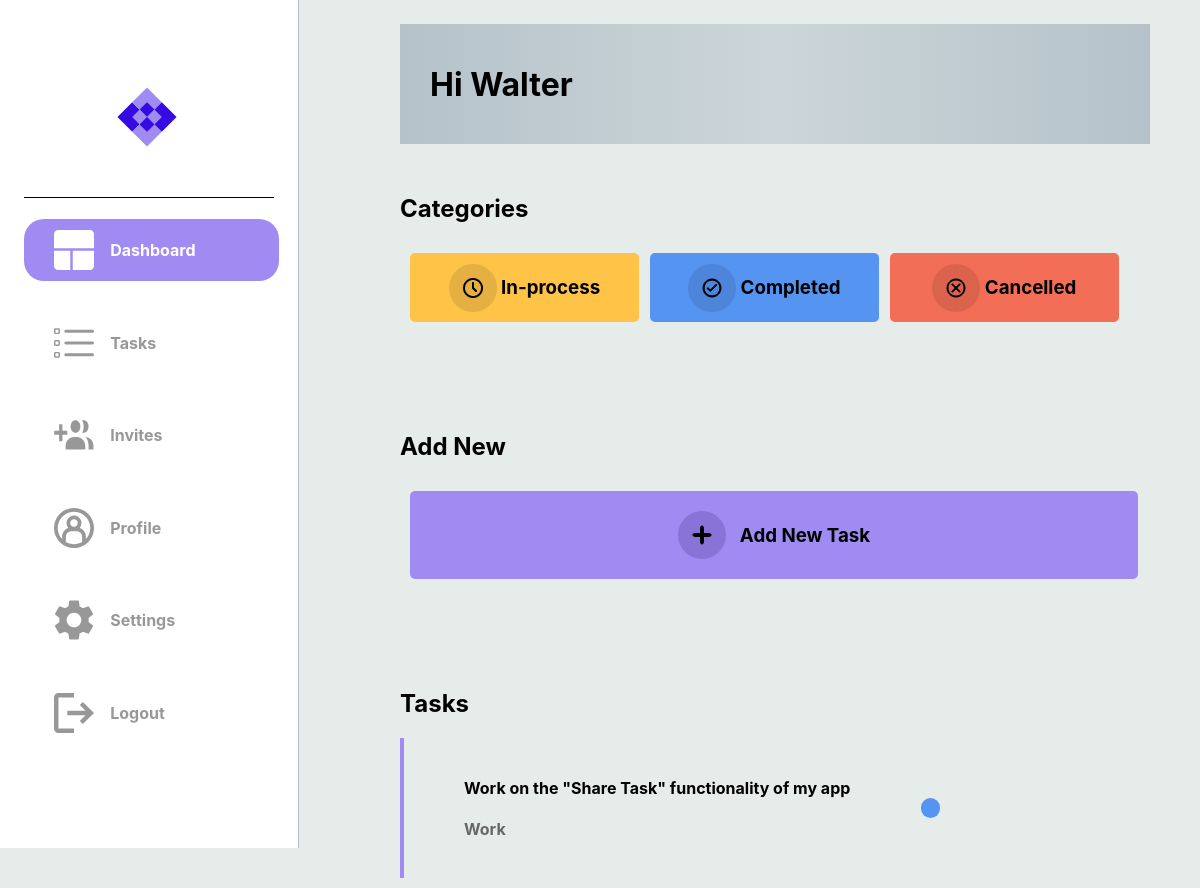
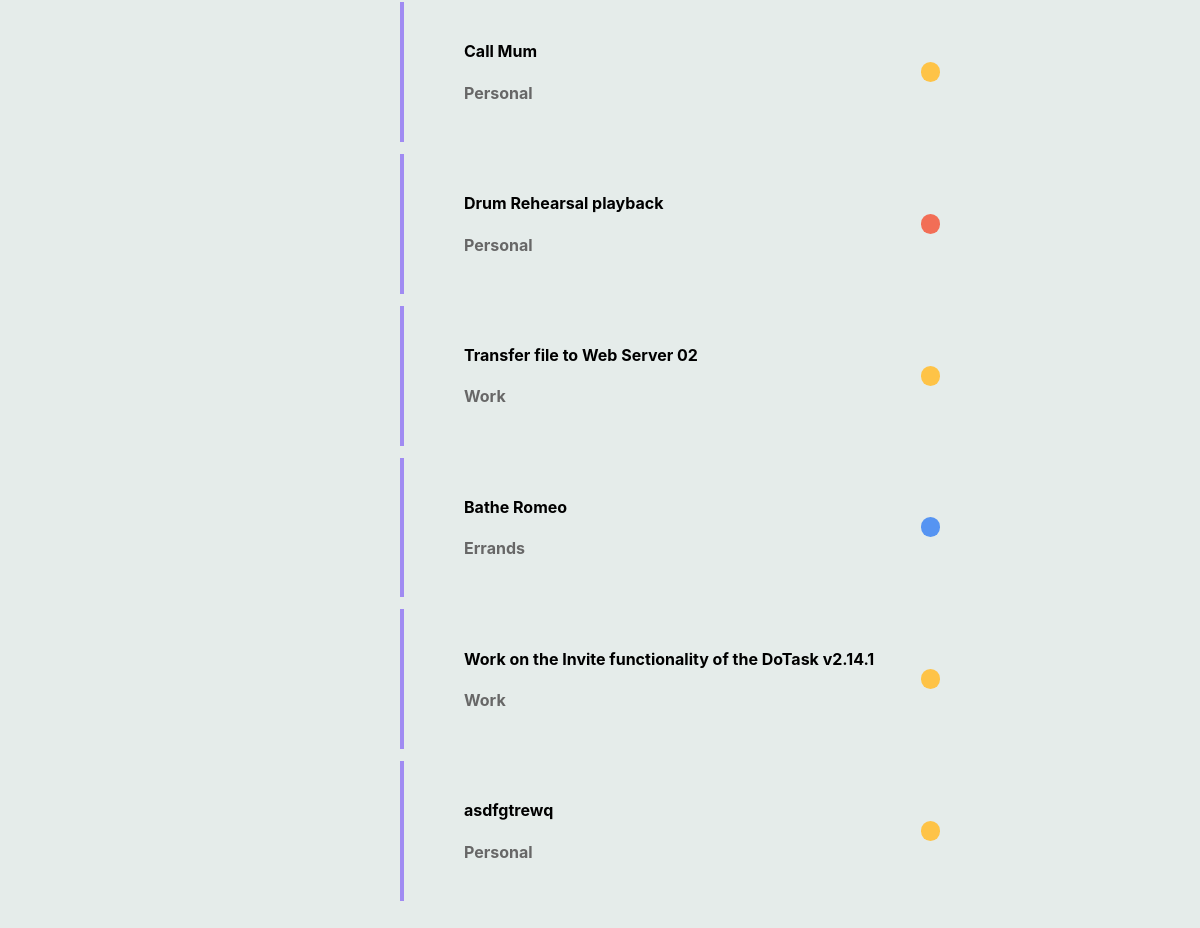
The page /dashboard (signed in) on the database its author committed (2 pictures, top to bottom).
### dotask/models.py (models this page shows)
class User(db.Model, UserMixin):
    __tablename__ = "user"
    id = db.Column(db.Integer, primary_key=True)
    email = db.Column(db.String(50), nullable=False, unique=True)
    password = db.Column(db.String(30), nullable=False)
    username = db.Column(db.String(30), nullable=False, unique=True)
    first_name = db.Column(db.String(30), nullable=False)
    last_name = db.Column(db.String(30), nullable=False)
    assigned_tasks = relationship('Task', secondary=user_task, backref='assigned_to')

class Task(db.Model):
    __tablename__ = "task"
    id = db.Column(db.Integer, primary_key=True)
    title = db.Column(db.String(100), nullable=False)
    description = db.Column(db.String(400), nullable=False)
    due_date = db.Column(db.Date, nullable=False)
    status = db.Column(Enum(TaskStatus))
    tag = db.Column(Enum(TaskTag))
    users = relationship('User', secondary=user_task, backref='tasks')

### dotask/routes.py (the view)
@app.route("/dashboard")
@login_required
def hello_dashboard():
    try:
        tasks = current_user.tasks
        if tasks:
            return render_template("dashboard.html", tasks=tasks)
        else:
            return render_template("dashboard.html")
    except:
        error_message = "An error occurred while retrieving tasks."
        return render_template("dashboard.html", error_message=error_message)

### dotask/routes.py (called while the page is built)
@app.after_request
def after_request(response):
    response.headers["Cache-Control"] = "no-cache, no-store, must-revalidate"
    return response

@login_manager.user_loader
def load_user(user_id):
    return User.query.get(user_id)

### dotask/templates/dashboard.html (shortened to what this page needs)
<!DOCTYPE html>
<html lang="en">
<head>
    {% extends "layout.html" %}
    {% block head %}
        <link rel="stylesheet" {% block css_tab_colour %} href="../static/page_css_folder/dashboard.css" {% endblock %}/>
    {% endblock %}
    {% block dash_image_colour %}
    <a class="a1" href="{{ url_for('hello_dashboard') }}">
    <div id="logos">
        <img class="imgs" src="../static/dashboard_active.svg">
        <h4 class="sidebar-text">Dashboard</h4>
    </div>
    </a>
    {% endblock dash_image_colour %}
    {% block nav_title %}
    <div class="nav_title">
        <h1>Hi {{ current_user.first_name }}</h1>
    </div>
    {% endblock nav_title %}
    {% block categories %}
    <h2>Categories</h2>
    <div class="cate">
        <a href="{{ url_for('hello_in_process_tasks') }}">
            <div class="cate-container-1">
                <img src="../static/in_process.png">
                <h3>In-process</h3>
            </div>
        </a>
        <a href="{{ url_for('hello_completed_tasks') }}">
            <div class="cate-container-2">
                <img src="../static/completed.svg">
                <h3>Completed</h3>
            </div>
        </a>
        <a href="{{ url_for('hello_cancelled_tasks') }}">
            <div class="cate-container-3">
                <img src="../static/cancelled.svg">
                <h3>Cancelled</h3>
            </div>
        </a>
    </div>
    {% endblock categories %}
    {% block add_task %}
    <h2>Add New</h2>
    <div class="cate">
        <a href="{{ url_for('hello_new_task') }}">
            <div class="cate-container-4">
                <img src="../static/add_task.svg">
                <h3>Add New Task</h3>
            </div>
        </a>
    </div>
    {% endblock add_task %}
    {% block tasks %}
        <h2>Tasks</h2>
        {% if tasks %}
            {% for task in tasks %}
            <a href="{{ url_for('hello_each_task', task_id=task['id']) }}">
            <div class="message-box">
                <div class="message">
                    <h4> {{ task['title'] }} </h4>
                    <h4 style="color: #676767;"> {{ task.tag.name }} </h4>
                </div>
                <div class="message-dot {% if task.status.name == 'In_Progress' %}progress-task
                    {% elif task.status.name == 'Completed' %}completed-task
                    {% elif task.status.name == 'Cancelled' %}cancelled-task
                    {% else %}unknown-task
                    {% endif %}">
                </div>
            </div>
            </a>
            {% endfor %}
            {% else %}
                <div class="message-box">
                    <div class="message">
                        <h2>No Tasks Yet</h2>
                    </div>
                </div>
        {% endif %}
    {% endblock tasks %}

### dotask/templates/layout.html (shortened to what this page needs)
<!DOCTYPE html>
<html lang="en">
<head>
    <link rel="stylesheet" type="text/css" href="../static/fonts.css">
    <link rel="stylesheet" href="../static/layout.css" />
    {% block head %}{% endblock %}
</head>
<body>
    <div class="sidebar">
        <div id="logo">
            <img src="../static/Logo.svg" height="60px" width="60px">
        </div>
        <div>
            {% block dash_image_colour %}{% endblock dash_image_colour %}
        </div>
        <div>
            {% block task_image_colour %}
            <a class="a2" href="{{ url_for('hello_tasks') }}">
            <div id="logos">
                <img class="imgs" src="../static/tasks.svg">
                <h4 class="sidebar-text">Tasks</h4>
            </div>
            </a>
            {% endblock task_image_colour %}
        </div>
        <div>
            {% block invites_image_colour %}
            <a class="a5" href="{{ url_for('hello_invites') }}">
            <div id="logos">
                <img class="imgs" src="../static/invites.svg">
                <h4 class="sidebar-text">Invites</h4>
            </div>
            </a>
            {% endblock invites_image_colour %}
        </div>
        <div>
            {% block profile_image_colour %}
            <a class="a3" href="{{ url_for('hello_profile') }}">
            <div id="logos">
                <img class="imgs" src="../static/profile.svg">
                <h4 class="sidebar-text">Profile</h4>
            </div>
            </a>
            {% endblock profile_image_colour %}
        </div>
        <div>
            {% block settings_image_colour %}
            <a class="a4" href="{{ url_for('hello_settings') }}">
            <div id="logos">
                <img class="imgs" src="../static/settings.svg">
                <h4 class="sidebar-text">Settings</h4>
            </div>
            </a>
            {% endblock settings_image_colour %}
        </div>
        <div>
            <a href="{{ url_for('hello_logout') }}">
            <div id="logos">
                <img class="imgs" src="../static/logout.svg">
                <h4 class="sidebar-text">Logout</h4>
            </div>
            </a>
        </div>
    </div>
    <div id="content">
        {% block nav_title %}
        {% endblock nav_title %}
        {% block categories %}
        {% endblock categories %}
        {% block add_task %}
        {% endblock add_task %}
        {% block tasks %}
        {% endblock tasks %}
    </div>
</body>
</html>

### dotask/static/layout.css (style rules this page uses)
@media (min-width: 768px) { body { margin: auto; padding-bottom: 10vh; background-color: #E5ECEA; display: flex; font-family: inter; } }
@media (min-width: 768px) { .sidebar { width: 250px; height: 100vh; padding: 2%; background-color: #FFFFFF; border-right: 1px #B5C2CA solid; position: fixed; display: block; justify-content: space-evenly; align-items: top; } }
@media (min-width: 768px) { .sidebar > div:nth-child(1) { display: none; } }
@media (min-width: 768px) { .sidebar > div { width: 100%; height: 10%; margin: 5% auto; border-radius: 20px; display: flex; justify-content: start; align-items: center; font-family: inter; } }
@media (min-width: 768px) { a { text-decoration: none; color: black; } }
@media (min-width: 768px) { .sidebar > div > a { width: 90%; text-decoration: none; } }
@media (min-width: 768px) { .sidebar > div > a > div { width: 100%; height: 10%; padding-left: 30px; margin: 5% auto; border-radius: 20px; } }
@media (min-width: 768px) { #logo { width: 100%; height: 20%; display: flex; justify-content: center; border-radius: 0px; border-bottom: 1px black solid; } }
@media (min-width: 768px) { #logos { width: 100%; display: grid; grid-template-columns: 1fr 3fr; align-items: center; } }
@media (min-width: 768px) { .sidebar-text { color: #989898; font-size: 1rem; } }
@media (min-width: 768px) { .imgs { height: 40px; width: 40px; } }
@media (min-width: 768px) { #content { width: 600px; display: block; margin-top: 2%; padding-left: 400px; } }

### dotask/static/page_css_folder/dashboard.css (style rules this page uses)
@media (min-width: 768px) { .a1 > div { background-color: #A08BF2; width: 100%; height: 10%; padding-left: 30px; margin: 5% auto; border-radius: 20px; color: white; } }
@media (min-width: 768px) { .a1 > div > h4 { color: white; } }
@media (min-width: 768px) { .a1 > div > img { fill: #FFFFFF; } }
@media (min-width: 768px) { .nav_title { padding-left: 5%; margin-bottom: 50px; background-image: linear-gradient(to right, #B5C2CA , #CCD6D9, #B5C2CA); display: flex; justify-content: start; align-items: center; width: 60vw; height: 15vh; } }
@media (min-width: 768px) { img { padding-right: 2%; } }
@media (min-width: 768px) { .cate { width: 60vw; margin-bottom: 50px; display: flex; } }
@media (min-width: 768px) { a { text-decoration: none; } }
@media (min-width: 768px) { .cate > a { width: 60vw; padding-bottom: 50px; margin: 10px; } }
@media (min-width: 768px) { .cate > a > div { width: 100%; padding: 2%; border-radius: 5px; display: flex; justify-self: start; align-items: center; } }
@media (min-width: 768px) { .cate-container-1 { background-color: #FEC347; justify-content: center; } }
@media (min-width: 768px) { .cate-container-2 { background-color: #5694F2; justify-content: center; } }
@media (min-width: 768px) { .cate-container-3 { background-color: #F26E56; justify-content: center; } }
@media (min-width: 768px) { .cate-container-4 { background-color: #A08BF2; align-items: center; justify-content: center; } }
@media (min-width: 768px) { .message-box { display: flex; margin-top: 2%; padding-right: 10%; padding-left: 10%; padding-top: 3%; padding-bottom: 3%; border-left: 4px solid #A08BF2; display: flex; justify-content: center; align-items: center; } }
@media (min-width: 768px) { .message { width: 100%; border-radius: 5px; display: block; justify-content: center; align-items: center; } }
@media (min-width: 768px) { .message-dot { width: 20px; height: 20px; border-radius: 50px; } }
@media (min-width: 768px) { .progress-task { background-color: #FEC347; } }
@media (min-width: 768px) { .completed-task { background-color: #5694F2; } }
@media (min-width: 768px) { .cancelled-task { background-color: #F26E56; } }

### rows shown on the page
User: first_name "Walter"
Task: title "Work on the \"Share Task\" functionality of my app", tag.name "Work"
Task: title "Call Mum", tag.name "Personal"
Task: title "Drum Rehearsal playback", tag.name "Personal"
Task: title "Transfer file to Web Server 02", tag.name "Work"
Task: title "Bathe Romeo", tag.name "Errands"
Task: title "Work on the Invite functionality of the DoTask v2.14.1", tag.name "Work"
Task: title "asdfgtrewq", tag.name "Personal"
